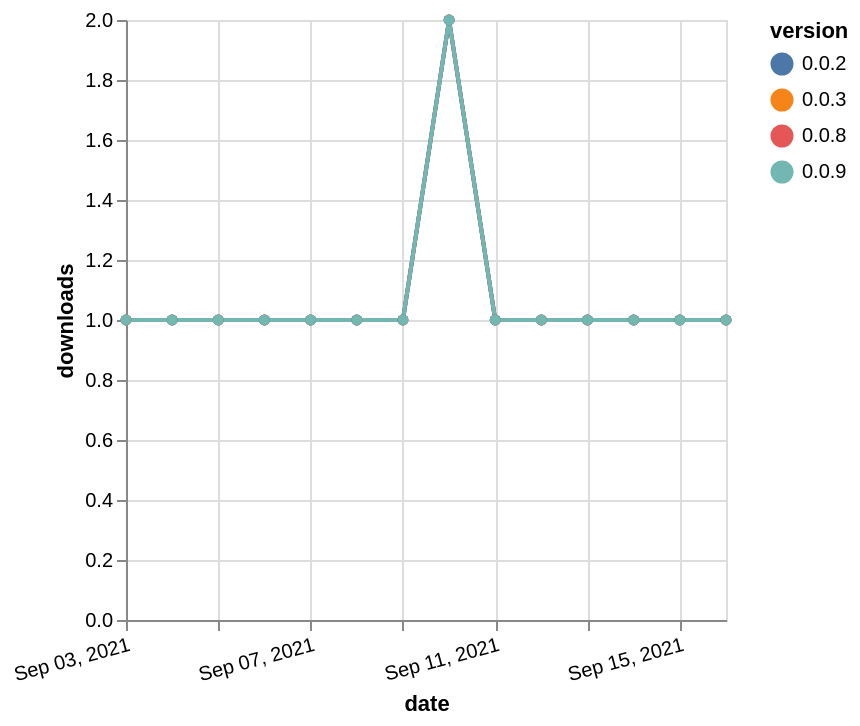

Write the Vega-Lite specification saved for this chart.
### Vega-Lite specification from a JSON file in a GitHub repository (floating-point values rounded to 4 significant figures)
{"$schema": "https://vega.github.io/schema/vega-lite/v5.json", "description": "A simple bar chart with embedded data.", "data": {"values": [{"date": "2021-09-03", "total": 140, "delta": 1, "version": "0.0.3"}, {"date": "2021-09-04", "total": 141, "delta": 1, "version": "0.0.3"}, {"date": "2021-09-05", "total": 142, "delta": 1, "version": "0.0.3"}, {"date": "2021-09-06", "total": 143, "delta": 1, "version": "0.0.3"}, {"date": "2021-09-07", "total": 144, "delta": 1, "version": "0.0.3"}, {"date": "2021-09-08", "total": 145, "delta": 1, "version": "0.0.3"}, {"date": "2021-09-09", "total": 146, "delta": 1, "version": "0.0.3"}, {"date": "2021-09-10", "total": 148, "delta": 2, "version": "0.0.3"}, {"date": "2021-09-11", "total": 149, "delta": 1, "version": "0.0.3"}, {"date": "2021-09-12", "total": 150, "delta": 1, "version": "0.0.3"}, {"date": "2021-09-13", "total": 151, "delta": 1, "version": "0.0.3"}, {"date": "2021-09-14", "total": 152, "delta": 1, "version": "0.0.3"}, {"date": "2021-09-15", "total": 153, "delta": 1, "version": "0.0.3"}, {"date": "2021-09-16", "total": 154, "delta": 1, "version": "0.0.3"}, {"date": "2021-09-03", "total": 140, "delta": 1, "version": "0.0.8"}, {"date": "2021-09-04", "total": 141, "delta": 1, "version": "0.0.8"}, {"date": "2021-09-05", "total": 142, "delta": 1, "version": "0.0.8"}, {"date": "2021-09-06", "total": 143, "delta": 1, "version": "0.0.8"}, {"date": "2021-09-07", "total": 144, "delta": 1, "version": "0.0.8"}, {"date": "2021-09-08", "total": 145, "delta": 1, "version": "0.0.8"}, {"date": "2021-09-09", "total": 146, "delta": 1, "version": "0.0.8"}, {"date": "2021-09-10", "total": 148, "delta": 2, "version": "0.0.8"}, {"date": "2021-09-11", "total": 149, "delta": 1, "version": "0.0.8"}, {"date": "2021-09-12", "total": 150, "delta": 1, "version": "0.0.8"}, {"date": "2021-09-13", "total": 151, "delta": 1, "version": "0.0.8"}, {"date": "2021-09-14", "total": 152, "delta": 1, "version": "0.0.8"}, {"date": "2021-09-15", "total": 153, "delta": 1, "version": "0.0.8"}, {"date": "2021-09-16", "total": 154, "delta": 1, "version": "0.0.8"}, {"date": "2021-09-03", "total": 135, "delta": 1, "version": "0.0.2"}, {"date": "2021-09-04", "total": 136, "delta": 1, "version": "0.0.2"}, {"date": "2021-09-05", "total": 137, "delta": 1, "version": "0.0.2"}, {"date": "2021-09-06", "total": 138, "delta": 1, "version": "0.0.2"}, {"date": "2021-09-07", "total": 139, "delta": 1, "version": "0.0.2"}, {"date": "2021-09-08", "total": 140, "delta": 1, "version": "0.0.2"}, {"date": "2021-09-09", "total": 141, "delta": 1, "version": "0.0.2"}, {"date": "2021-09-10", "total": 143, "delta": 2, "version": "0.0.2"}, {"date": "2021-09-11", "total": 144, "delta": 1, "version": "0.0.2"}, {"date": "2021-09-12", "total": 145, "delta": 1, "version": "0.0.2"}, {"date": "2021-09-13", "total": 146, "delta": 1, "version": "0.0.2"}, {"date": "2021-09-14", "total": 147, "delta": 1, "version": "0.0.2"}, {"date": "2021-09-15", "total": 148, "delta": 1, "version": "0.0.2"}, {"date": "2021-09-16", "total": 149, "delta": 1, "version": "0.0.2"}, {"date": "2021-09-03", "total": 138, "delta": 1, "version": "0.0.9"}, {"date": "2021-09-04", "total": 139, "delta": 1, "version": "0.0.9"}, {"date": "2021-09-05", "total": 140, "delta": 1, "version": "0.0.9"}, {"date": "2021-09-06", "total": 141, "delta": 1, "version": "0.0.9"}, {"date": "2021-09-07", "total": 142, "delta": 1, "version": "0.0.9"}, {"date": "2021-09-08", "total": 143, "delta": 1, "version": "0.0.9"}, {"date": "2021-09-09", "total": 144, "delta": 1, "version": "0.0.9"}, {"date": "2021-09-10", "total": 146, "delta": 2, "version": "0.0.9"}, {"date": "2021-09-11", "total": 147, "delta": 1, "version": "0.0.9"}, {"date": "2021-09-12", "total": 148, "delta": 1, "version": "0.0.9"}, {"date": "2021-09-13", "total": 149, "delta": 1, "version": "0.0.9"}, {"date": "2021-09-14", "total": 150, "delta": 1, "version": "0.0.9"}, {"date": "2021-09-15", "total": 151, "delta": 1, "version": "0.0.9"}, {"date": "2021-09-16", "total": 152, "delta": 1, "version": "0.0.9"}]}, "width": "container", "mark": {"type": "line", "point": {"filled": true}}, "encoding": {"x": {"field": "date", "type": "temporal", "timeUnit": "yearmonthdate", "title": "date", "axis": {"labelAngle": -15}}, "y": {"field": "delta", "type": "quantitative", "title": "downloads"}, "color": {"field": "version", "type": "nominal"}, "tooltip": {"field": "delta"}}}
